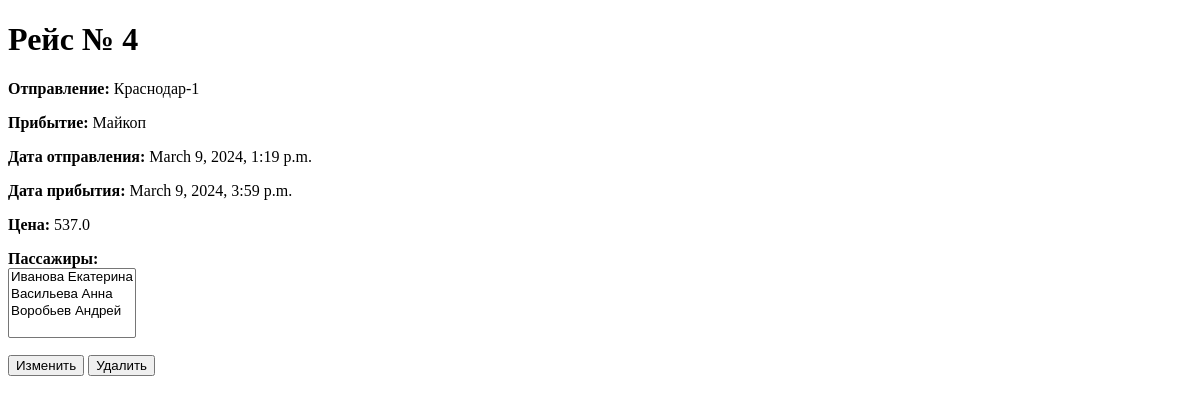
The page /route/4/ on the database as committed earlier.
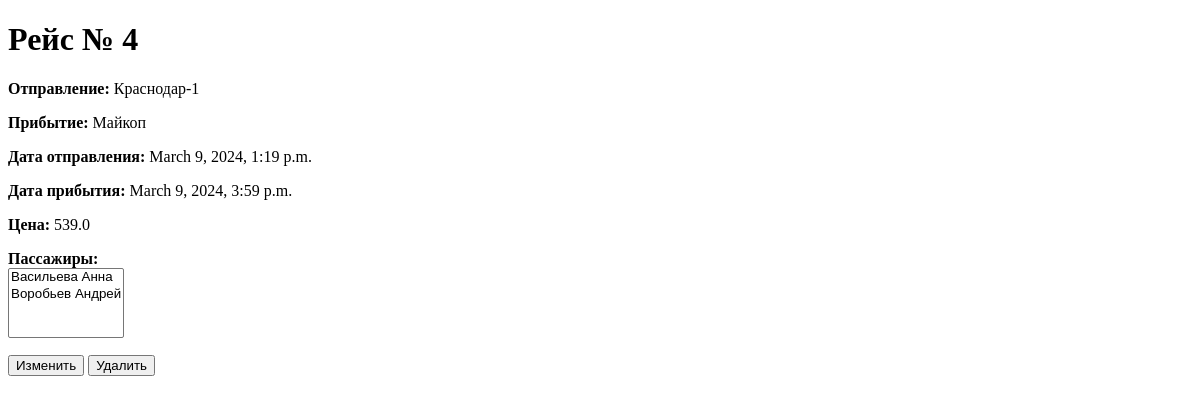
The same page on the database as committed later.
### app/models.py (models this page shows, shortened)
class Route(models.Model):
    departure = models.ForeignKey(BusStation, related_name='routes_as_departure', on_delete = models.CASCADE, verbose_name="Отправление")
    arrival = models.ForeignKey(BusStation, related_name='routes_as_arrival', on_delete = models.CASCADE, verbose_name="Прибытие")
    departure_time = models.DateTimeField(verbose_name="Время отправления")
    arrival_time = models.DateTimeField(verbose_name="Время прибытия")
    price = models.FloatField(verbose_name="Цена")
    passengers = models.ManyToManyField(Passenger, verbose_name="Пассажиры")

class BusStation(models.Model):
    station_name = models.CharField(max_length=30, verbose_name="Станция")
    def __str__(self):
        return str(self.station_name)

### app/views.py (the view)
# urls.py: path('route/<int:pk>/', views.route_detail, name='route_detail'),
def route_detail(request, pk):
    route = get_object_or_404(Route, pk=pk)
    return render(request, 'app/route_detail.html', {'route': route})

### app/templates/app/route_detail.html (shortened to what this page needs)
<!DOCTYPE html>
<html lang="en">
  <head>
  </head>
  <body>
    <h1>Рейс № {{ route.id }}</h1>
    <p><strong>Отправление:</strong> {{route.departure }}</p>
    <p><strong>Прибытие:</strong> {{ route.arrival }}</p>
    <p><strong>Дата отправления:</strong> {{ route.departure_time }}</p>
    <p><strong>Дата прибытия:</strong> {{ route.arrival_time }}</p>
    <p><strong>Цена:</strong> {{ route.price }}</p>
    <p><strong>Пассажиры:</strong><br>
      <select multiple>
      {% for passenger in route.passengers.all %}
              <option>  {{passenger.name}}</option>
                            {% endfor %}
        </select>
    </p>
        <form style="display: inline" action="{% url 'route_update' route.id %}" method="get">
        <button>Изменить</button>
      </form>
          <form style="display: inline" action="{% url 'route_delete' route.id %}" method="get">
        <button>Удалить</button>
      </form>
  </body>
</html>

Rows that differ between the two databases and show on the page:
changed Route "Краснодар-1": price "537.0" → "539.0"
Other text that changed with them:
form field value: "Иванова Екатерина / Васильева Анна / Воробьев Андрей" → "Васильева Анна / Воробьев Андрей"
